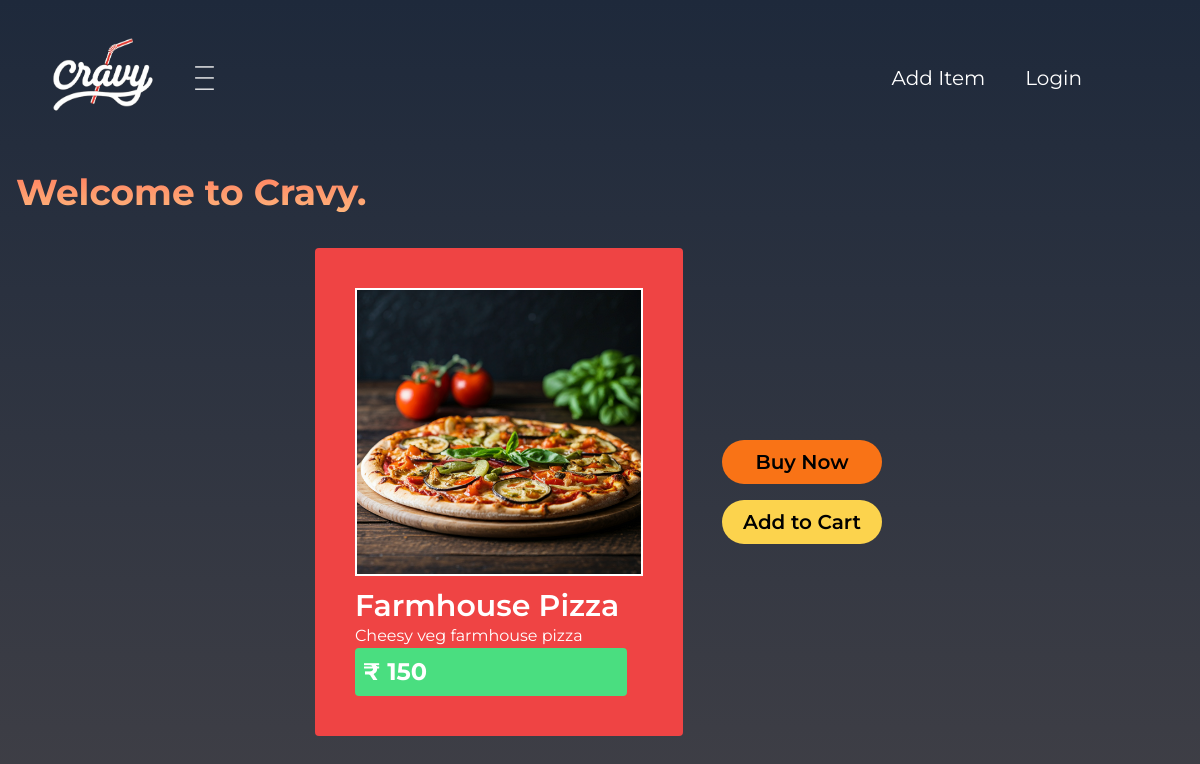
The app's page /item_details/1 with its own data.
### food/models.py (models this page shows, shortened)
class Item(models.Model):
    name = models.CharField(max_length= 255)
    description = models.CharField(max_length= 255)
    price = models.IntegerField()
    image = models.ImageField(upload_to = 'product_images/', null= True)

### food/views.py (the view)
# urls.py: path('item_details/<int:id>', views.item_details, name='item_details'),
def item_details( request, id):
    item = Item.objects.get(id =id)
    context = {
        'item':item,
    }
    return render( request, 'item_details.html', context)

### food/templates/item_details.html
{% extends 'master.html' %}
{% block content %}
    <h1 class="welcome text-4xl  m-4 mb-2 font-bold m ">
        Welcome to Cravy.
    </h1>
    <div class=" m-4 mx-auto md:grid grid-cols-3 gap-3 justify-center items-center ">
            <div class="col-span-2 bg-red-500 m-3 p-10 rounded transition delay-60  ">
                        <img class="w-72 justify-center mx-auto  border-white border-2 " src="{{item.image.url}}" alt="">
                        <p class="text-3xl mt-3 font-semibold"> {{item.name}} </p>
                        <p> {{item.description}}</p>
                        <p class="bg-green-400 text-2xl font-bold rounded p-2 mr-4"> &#8377 {{item.price}} </p>
            </div>
            <div class="col-span-1 flex flex-col justify-center text-xl text-center font-semibold ">
                <a href="" class="flex-none min-w-40 p-2 px-4 my-2 mx-auto bg-orange-500 text-black
                            transition delay-60 hover:scale-105 hover:-translate-y-1 hover:bg-red-500 hover:text-white rounded-full">
                   <p>Buy Now</p>
                </a>
                <a href="" class="flex-none min-w-40 my-2 p-2 mx-auto text-black bg-amber-300
                transition delay-60 hover:scale-105 hover:-translate-y-1 hover:bg-red-500 hover:text-white rounded-full">
                    Add to Cart
                </a>
            </div>
    </div>
{% endblock %}

### food/templates/master.html (style rules this page uses)
body { font-family: "Montserrat", sans-serif; }
.welcome { background:linear-gradient(to bottom, #ff7e5f, #feb47b); -webkit-background-clip: text; -webkit-text-fill-color: transparent; }

### records on screen
Item: image (picture), name "Farmhouse Pizza", description "Cheesy veg farmhouse pizza", price "150"
